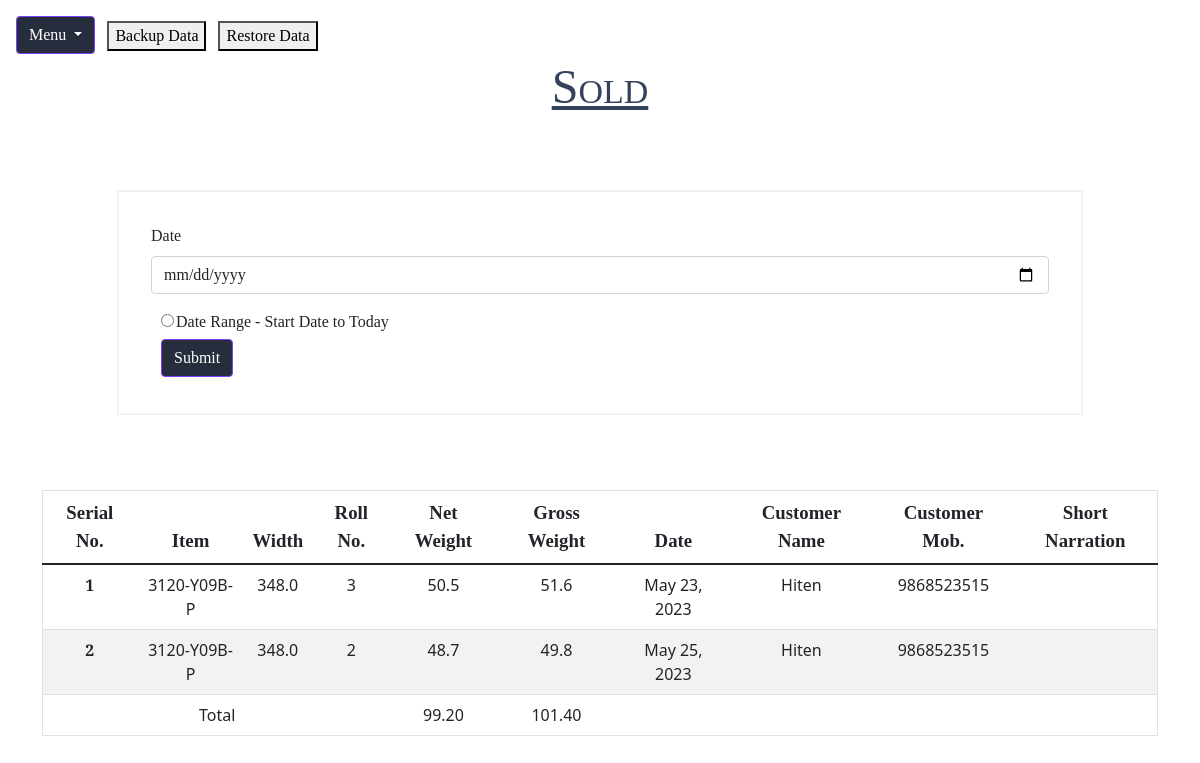
Screenshot of /view/sold/ with the database file from the repository.
### app1/models.py (models this page shows, shortened)
class Sold(models.Model):
    customer_name = models.ForeignKey(customer, on_delete=models.CASCADE)
    item_purchase = models.ForeignKey(stock, on_delete=models.CASCADE)
    purchase_date = models.DateField() #datetime.date(2022, 9, 11)
    short_narration = models.CharField(max_length=50,default='', null=True)

class stock(models.Model):
    item = models.CharField(max_length=50, null=False)
    width = models.FloatField(null=False)
    Roll_no = models.IntegerField(null=False)
    Net_wt = models.FloatField(null=False)
    Gr_wt = models.FloatField(null=False)
    sell = models.CharField(default='0', max_length=50)
    sell_no = models.IntegerField(default=0)

class customer(models.Model):
    customer_name = models.CharField(max_length=50, null=False)
    customer_phone = models.IntegerField(default=0, primary_key=True, unique=True)

### app1/views.py (the view, shortened to what this page needs)
# urls.py: path('', RedirectView.as_view(url='view/stock')),
def view(request, choice=0):
        if choice=='customer':
            obj = models.customer.objects.all()
            return render(request, 'app1/view.html', context={'customer' : obj, 'heading' : 'Customers Data'})
        elif choice=='sold':
            if (request.method == 'POST'):
                    details=request.POST
                    if('sell_date' in details and len(details['sell_date'])!=0): #'sell_date' in details can be removed.
                        if('choice' in details and details['choice']== 'range'):
                            sold=models.Sold.objects.filter(purchase_date__range=[str(details['sell_date']), now.today()]).all() #without .all() also same results. Checking Left.
                        else:
                            sold=models.Sold.objects.filter(purchase_date=str(details['sell_date'])).all()
                        if len(sold) == 0:
                            return render(request, 'app1/view.html', context={'sold' : sold, 'heading' : 'NOTHING FOUND', 'showForm':'showForm'})
                        return render(request, 'app1/view.html', context={'sold' : sold, 'heading' : 'Sold', 'showForm':'showForm'})
                    sold = models.Sold.objects.all().order_by('purchase_date')#Changed 01-06-2023
                    return render(request, 'app1/view.html', context={'sold' : sold, 'heading' : 'Sold', 'showForm':'showForm'})
            else:
                sold = models.Sold.objects.all().order_by('purchase_date')#Changed 01-06-2023
                if len(sold) == 0:
                    return render(request, 'app1/view.html', context={'sold' : sold, 'heading' : 'NOTHING FOUND'})
                return render(request, 'app1/view.html', context={'sold' : sold, 'heading' : 'Sold', 'showForm':'showForm'})
        else:
            return render(request, 'app1/view.html', context={'message' : 'Nothing to Show Here!'})

### app1/templates/app1/view.html (shortened to what this page needs)
{% extends 'app1/base.html' %}
{% load static %}
{% block content %}
    <body>
        {% if heading %}
        <div class="top-header">
        <h1>{{heading}}</h1>
        </div>
        {% endif %}
<div class="container mt-3" style="overflow-x:auto;">
    {% if showForm %}
    <form class="infoForms" method="post" action="">
      <div class="mb-3">
        <label for="text" class="form-label">Date</label>
        <input type="date" class="form-control" placeholder="Numeric Only" name="sell_date" value="">
      </div>
      <input type="radio" name="choice" value="range" class="filter">Date Range - Start Date to Today
      <br>
      <button type="submit" class="btn btn-primary">Submit</button>
    </form>
    {% endif %}
  <table class="table table-hover">
      <thead>
        <tr>
        {% if sold %}
        <th>Serial No.</th>
        <th>Item</th>
        <th>Width</th>
        <th>Roll No.</th>
        <th>Net Weight</th>
        <th>Gross Weight</th>
        <th>Date</th>
        <th>Customer Name</th>
        <th>Customer Mob.</th>
        <th>Short Narration</th>
        {% endif %}
        </tr>
      </thead>
      <tbody class="addElement">
        {% if sold %}
        {% for data in sold %}
        <tr>
          <th scope="row" class="sno"></th>
          <td class="getitemName">{{data.item_purchase.item}}</td>
          <td class="width">{{data.item_purchase.width}}</td>
          <td class="rollNo">{{data.item_purchase.Roll_no}}</td>
          <td  class="net" style="text-align: center;">{{data.item_purchase.Net_wt}}</td>
          <td class="gross" style="text-align: center;">{{data.item_purchase.Gr_wt}}</td>
          <td>{{data.purchase_date}}</td>
          <td>{{data.customer_name.customer_name}}</td>
          <td>{{data.customer_name.customer_phone}}</td>
          <td class="shortNarration" >{{data.short_narration}}</td>
        </tr>
        {% endfor %}
        <tr>
          <td colspan="4" style="text-align: center;">Total</td>
          <td class="netWt" style="text-align: center;"></td>
          <td class="Gross" style="text-align: center;"></td>
        </tr>
        {% endif %}
      </tbody>
    </table>
  </div>
   </body>
{% endblock %}

### app1/templates/app1/base.html (shortened to what this page needs)
<!doctype html>
<html lang="en">
<head>
  {% load static %}
  <link rel="stylesheet" href="{% static 'app1/bootstrap.min.css' %}">
  <link rel="stylesheet" href="{% static 'app1/autocompletestyle.css' %}">
  <link rel="stylesheet" href="{% static 'app1/loading.css' %}">
</head>
<div class="dropdown">
  <button class="btn btn-secondary dropdown-toggle" type="button" id="dropdownMenu2" data-bs-toggle="dropdown"
    aria-expanded="false">
    Menu
  </button>
  <form class="baseForm" action="{% url 'app1:getStock' choice=0 value=0%}" method="post">
    <button type="submit" onclick="">Backup Data</button>
  </form>
  <form class="baseForm" action="{% url 'app1:restoreData' %}" method="post">
    <button type="submit" onclick="">Restore Data</button>
  </form>
</div>
{% block content %}
{% endblock %}
</html>

### rows the page displays
Sold: item_purchase.item "3120-Y09B-P", item_purchase.width "348.0", item_purchase.Roll_no "3", item_purchase.Net_wt "50.5", item_purchase.Gr_wt "51.6", purchase_date "May 23, 2023", customer_name.customer_name "Hiten", customer_name.customer_phone "9868523515"
Sold: item_purchase.item "3120-Y09B-P", item_purchase.width "348.0", item_purchase.Roll_no "2", item_purchase.Net_wt "48.7", item_purchase.Gr_wt "49.8", purchase_date "May 25, 2023", customer_name.customer_name "Hiten", customer_name.customer_phone "9868523515"

### other values shown
{{ heading }} "Sold"
